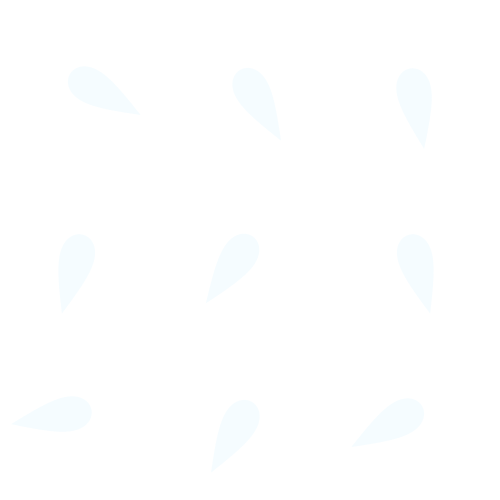
Frame 1 (no input)
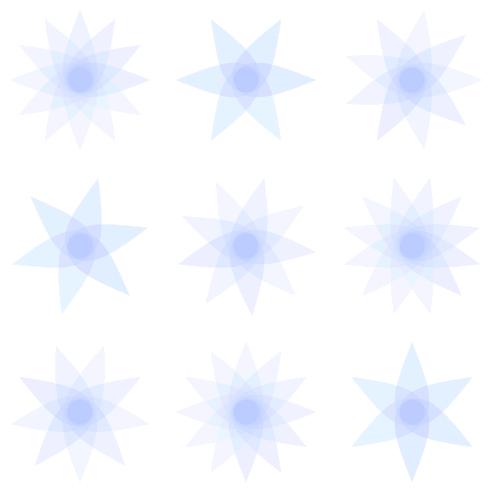
Frame 60 (the mouse pressed at the canvas centre just before this capture)
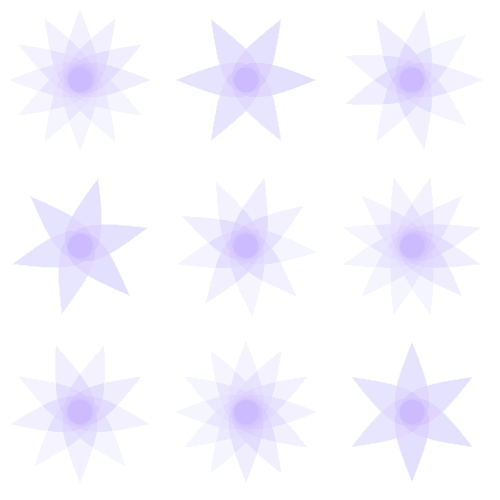
Frame 120 (the mouse held since frame 60 and released just before this capture)

The Processing sketch that drew these frames (run headless with seeded random() and noise(); from frame 60 on, the mouse is pressed at the canvas centre):

// Processing sketch: processing_166794
// ── processing_166794.pde

float [][] drop=new float[3][3];
float [][] speed={{30,60,80},
                  {60,80,30},
                  {80,30,60}};
float [][] k={{0,45,90},
              {0,45,90},
              {0,45,90}};//kakudo
float r;
int R = 70;
int A = 5;
float H = 200;

void setup(){
  size(500,500);
  colorMode(HSB,360,100,100,100);
  background(0,0,100);
  smooth();
  noStroke();
}


void draw() {
  for(int y=0;y<3;y++){
    for(int x=0;x<3;x++){
      fill(H,40,100,10);
      k[x][y]+=speed[x][y];
      pushMatrix();
      translate(500/3*x+80,500/3*y+80);
      rotate(radians(k[x][y]));
      beginShape();
        for (float t=0; t<TWO_PI; t+=0.1) {
          r = 1 / (A * sin(t/2)+1);
          vertex(R*r*cos(t), R*r*sin(t));
        }
      endShape(CLOSE);
      popMatrix();
    }
  }
  H += 0.5;
  if(H>=360)H=0;
  fade();
}

void fade(){
  fill(0,0,100,5);
  rect(0,0,width,height);
}
